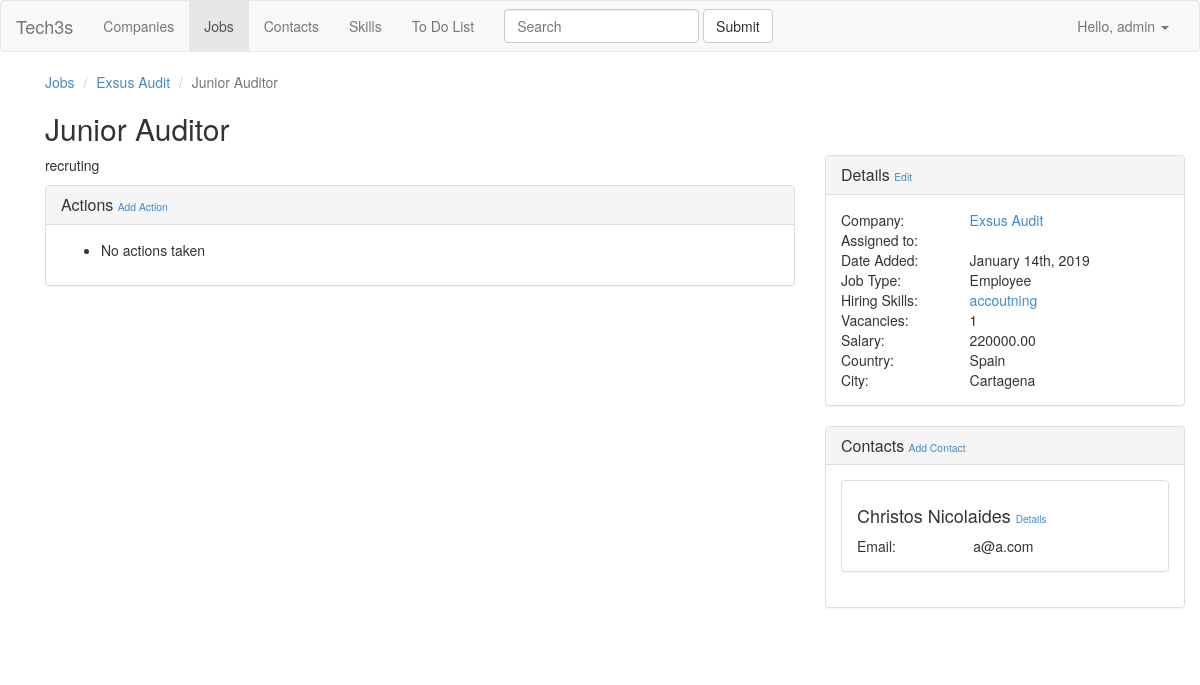
Page /jobs/exsus-audit/junior-auditor/ (signed in) on the earlier database version.
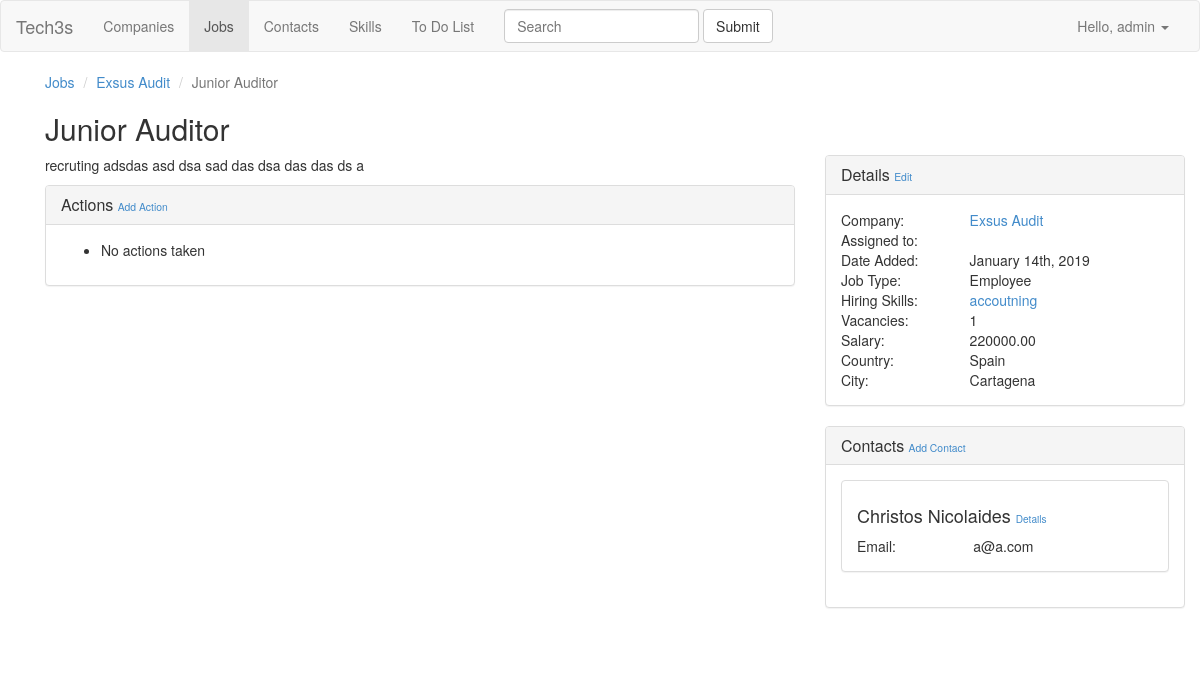
Same page on the later database version.
### crm/models.py (models this page shows, shortened)
class Job(models.Model):
    JOB_TYPE_CHOICES = (
        ('employee', 'Employee'),
        ('freelance', 'Freelance'),
    )
    STATUS_CHOICES = (
        ('open', 'Open'),
        ('won', 'Won'),
        ('lost', 'Lost'),
        ('canceled_by_client', 'Canceled by Client'),
    )
    title = models.CharField(max_length=250, db_index=True)
    description = models.TextField()
    zip_code = models.CharField(max_length=10, blank=True)
    num_vacancies = models.IntegerField(default=1)
    job_type = models.CharField(max_length=15, choices=JOB_TYPE_CHOICES)
    salary = models.DecimalField(max_digits=10, decimal_places=2)
    fee = models.CharField(max_length=25, blank=True)
    total_income = models.DecimalField(
        max_digits=10, decimal_places=2, null=True, blank=True)
    document = models.FileField(
        upload_to='uploads/docs/jobs/%Y/%m/%d/', blank=True)
    slug = models.SlugField(max_length=250, unique=True)
    timestamp = models.DateTimeField(auto_now_add=True, db_index=True)
    nubelo_id = models.IntegerField(null=True, blank=True)
    nubelo_url = models.URLField(max_length=250, blank=True)
    company = models.ForeignKey(Company, related_name='jobs')
    skills = models.ManyToManyField(Skill, related_name='jobs')
    city = models.ForeignKey(City, related_name='jobs')
    created_by = models.ForeignKey(
        settings.AUTH_USER_MODEL, related_name='created_jobs',
        db_index=True)
    assigned_to = models.ForeignKey(
        settings.AUTH_USER_MODEL, related_name='assigned_jobs')
    class Meta:
        ordering = ('-timestamp',)
    def get_job_action_create_url(self):
        return reverse(
            'crm_job_action_create',
            kwargs={
                'company_slug': self.company.slug,
                'job_slug': self.slug,
            })
    def get_update_url(self):
        return reverse(
            'crm_job_update',
            kwargs={
                'company_slug': self.company.slug,
                'job_slug': self.slug
            })

class Company(models.Model):
    STATUS_CHOICES = (
        ('contacted', 'Contacted'),
        ('accepted', 'Accepted'),
        ('declined', 'Declined'),
        ('n/a', 'N/A'),
    )
    name = models.CharField(max_length=100, db_index=True)
    legal_name = models.CharField(max_length=100, blank=True)
    cif = models.CharField(max_length=25, blank=True)
    website = models.URLField(blank=True)
    description = models.TextField(blank=True)
    address = models.CharField(max_length=100, blank=True)
    zip_code = models.CharField(max_length=10, blank=True)
    slug = models.SlugField(max_length=250, unique=True, blank=True)
    official_company = models.BooleanField(
        default=True,
        help_text='Official company in Nubelo, in case of duplicates',
        blank=True)
    fee = models.CharField(max_length=25, blank=True)
    nubelo_id = models.IntegerField(null=True, blank=True)
    nubelo_url = models.URLField(max_length=250, blank=True)
    status = models.CharField(max_length=15, choices=STATUS_CHOICES)
    updated = models.DateTimeField(auto_now=True)
    timestamp = models.DateTimeField(auto_now_add=True, db_index=True)
    city = models.ForeignKey(City, related_name='companies')
    industry = models.ForeignKey(Industry, related_name='companies')
    skills = models.ManyToManyField(Skill, related_name='companies')
    created_by = models.ForeignKey(
        settings.AUTH_USER_MODEL, related_name='created_companies',
        db_index=True)
    owner = models.ForeignKey(
        settings.AUTH_USER_MODEL, related_name='owned_companies')
    assigned_to = models.ForeignKey(
        settings.AUTH_USER_MODEL, related_name='assigned_companies')
    class Meta:
        ordering = ('-timestamp',)
        verbose_name_plural = "companies"
    def get_absolute_url(self):
        return reverse('crm_company_detail', kwargs={'slug': self.slug})
    def get_contact_create_url(self):
        return reverse(
            'crm_contact_create', kwargs={'company_slug': self.slug})
    def __str__(self):
        return self.name

class City(models.Model):
    geonameid = models.IntegerField(primary_key=True)
    name = models.CharField(max_length=100, db_index=True)
    latitude = models.DecimalField(max_digits=9, decimal_places=6)
    longitude = models.DecimalField(max_digits=9, decimal_places=6)
    feature_code = models.CharField(max_length=15)
    country = models.ForeignKey(Country, related_name='cities')
    population = models.IntegerField(default=0)
    class Meta:
        ordering = ('name', 'country')
        verbose_name_plural = 'cities'
    def __str__(self):
        return '{}'.format(self.name)

class Country(models.Model):
    country_code = models.CharField(max_length=2, primary_key=True)
    name = models.CharField(max_length=100)
    class Meta:
        verbose_name_plural = 'countries'
    def __str__(self):
        return self.name

### crm/views.py (the view)
@class_login_required
class JobDetail(InjectCompanyContextMixin, JobGetObjectMixin, DetailView):
    model = Job
    slug_url_kwarg = 'job_slug'

### crm/models.py (called while the page is built)
    def get_absolute_url(self):
        return reverse('crm_skill_detail', kwargs={'slug': self.slug})

    def get_absolute_url(self):
        return reverse(
            'crm_contact_detail',
            kwargs={
                'company_slug': self.company.slug,
                'contact_slug': self.slug,
            })

    def get_full_name(self):
        return '{} {}'.format(self.first_name, self.last_name)

### crm/utils.py (called while the page is built)
    def get_context_data(self, **kwargs):
        if hasattr(self, 'company'):
            context = {self.company_context_object_name: self.company}
        else:
            company_slug = self.kwargs.get(self.company_slug_url_kwarg)
            company = get_object_or_404(Company, slug__iexact=company_slug)
            context = {
                self.company_context_object_name: company,
                self.company_context_object_assigned_to: company.assigned_to,
                self.company_context_object_fee: company.fee,
                self.company_context_object_city: company.city,
            }
        context.update(kwargs)
        return super().get_context_data(**context)

### crm/templates/crm/job_detail.html (shortened to what the changed rows need)
{% extends "crm/base_crm.html" %}
{% block content %}
  <article>
    <div class="row">
      <div class="col-md-8">
        <ol class="breadcrumb">
          <li><a href="{% url 'crm_job_list' %}">Jobs</a></li>
          <li><a href="{{ job.company.get_absolute_url }}">{{ job.company.name }}</a></li>
          <li class="active">{{ job.title }}</li>
        </ol>
        <h2>{{ job.title }}</h2>
      </div>
    </div>
    <div class="row">
      <div class="col-md-8">
        <section>
          <p>{{ job.description }}</p>
        </section>
      </div>
      <div class="col-md-4">
        <section>
          <div class="panel panel-default">
            <div class="panel-body">
              <table>
                <tr>
                  <td><a href="{{ job.company.get_absolute_url }}">{{ job.company }}</a></td>
                </tr>
                <tr>
                  <td>Date Added:</td>
                  <td>{{ job.timestamp|date:"F jS, Y" }}</td>
                </tr>
                <tr>
                <tr>
                  <td>Job Type:</td>
                  <td>{{ job.job_type|title }}</td>
                </tr>
                </tr>
                <tr>
                  <td>Vacancies:</td>
                  <td>{{ job.num_vacancies }}</td>
                </tr>
                <tr>
                  <td>Salary:</td>
                  <td>{{ job.salary }}</td>
                </tr>
                <tr>
                  <td>Country:</td>
                  <td>{{ job.city.country }}</td>
                </tr>
                <tr>
                  <td>City:</td>
                  <td>{{ job.city }}</td>
                </tr>
              </table>
            </div>
          </div>
        </section>
      </div>
    </div>
  </article>
{% endblock %}

Differences in the rows shown:
changed Job "Junior Auditor": description "recruting" → "recruting adsdas asd dsa sad das dsa das das ds a"
